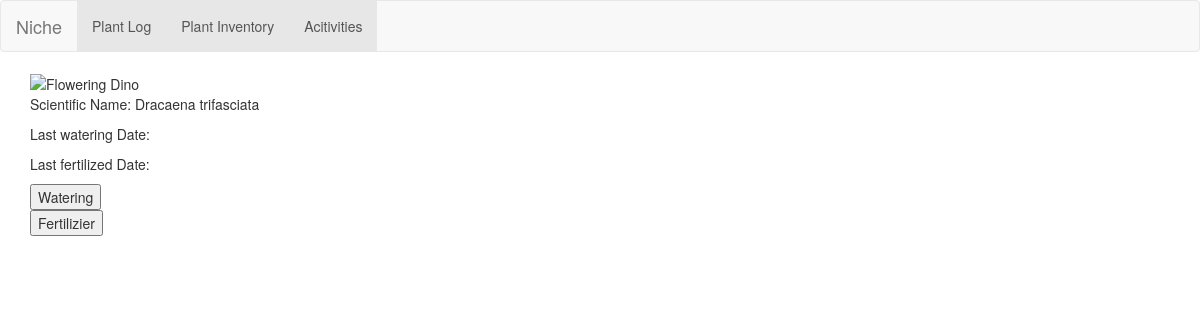
Before: /houseplants/5/ with the older database file.
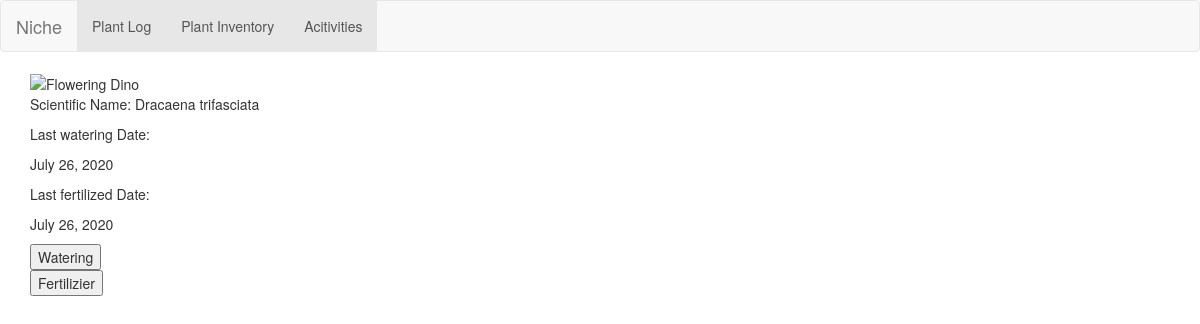
After: the same page with the newer database file.
### houseplants/models.py (models this page shows, shortened)
class PlantLog(models.Model):
    plant = models.ForeignKey(Plant, on_delete=models.CASCADE)
    date = models.DateField(default=date.today())
    activity = models.ForeignKey(Activity, on_delete=models.CASCADE)
    class Meta:
        ordering = ['date']

### houseplants/views.py (the view)
# urls.py: path('<int:plant_id>/', views.detail, name='detail'),
def detail(request, plant_id):
    plant = get_object_or_404(Plant, pk=plant_id)
    last_watering = PlantLog.objects.filter(plant=plant_id, activity='1').order_by('date').last
    last_fertilized = PlantLog.objects.filter(plant=plant_id, activity='2').order_by('date').last
    return render(request, 'houseplants/detail.html', {'plant': plant, 'last_watering': last_watering, 'last_fertilized': last_fertilized})

### houseplants/models.py (called while the page is built)
    def __str__(self):
        return self.scientific_name

### houseplants/templates/houseplants/detail.html (shortened to what this page needs)
{% extends "houseplants/base.html" %}
{% block content %}
<div class="containter">
    <div>
        <img src="https://media.giphy.com/media/WPtzVOKMymmZrJv8fO/giphy.gif" alt="Flowering Dino" width="250" height="250">
        <p>Scientific Name: {{ plant }}</p>
    </div>
    <div>
        <p>Last watering Date:</p><p>{{ last_watering.date }}</p>
        <p>Last fertilized Date:</p><p>{{ last_fertilized.date }}</p>
    </div>
    <form action="{% url 'houseplants:water' plant.id %}" method="post">
        <input type="submit" id="water_button" value="Watering">
    </form>
     <form action="{% url 'houseplants:fertilize' plant.id %}" method="post">
        <input type="submit" id="fertilizer_button" value="Fertilizier">
    </form>
</div>
{% endblock content %}

Changed rows visible on the page:
added PlantLog: date "July 26, 2020"
added PlantLog: date "July 26, 2020"
